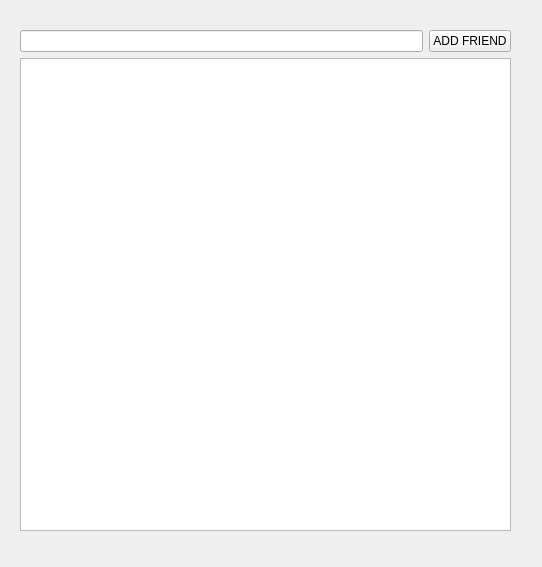
<?xml version="1.0" encoding="UTF-8"?>
<ui version="4.0">
 <class>FriendManage</class>
 <widget class="QWidget" name="FriendManage">
  <property name="geometry">
   <rect>
    <x>0</x>
    <y>0</y>
    <width>542</width>
    <height>567</height>
   </rect>
  </property>
  <property name="windowTitle">
   <string>Form</string>
  </property>
  <widget class="QWidget" name="layoutWidget">
   <property name="geometry">
    <rect>
     <x>20</x>
     <y>30</y>
     <width>491</width>
     <height>501</height>
    </rect>
   </property>
   <layout class="QGridLayout" name="gridLayout">
    <item row="0" column="0">
     <layout class="QHBoxLayout" name="horizontalLayout">
      <item>
       <widget class="QLineEdit" name="lineEditUsername"/>
      </item>
      <item>
       <widget class="QPushButton" name="btnAddFriend">
        <property name="text">
         <string>ADD FRIEND</string>
        </property>
       </widget>
      </item>
     </layout>
    </item>
    <item row="1" column="0">
     <widget class="QListWidget" name="listWidget">
      <property name="spacing">
       <number>0</number>
      </property>
      <property name="gridSize">
       <size>
        <width>0</width>
        <height>0</height>
       </size>
      </property>
      <property name="batchSize">
       <number>50</number>
      </property>
     </widget>
    </item>
   </layout>
  </widget>
 </widget>
 <resources/>
 <connections/>
</ui>
